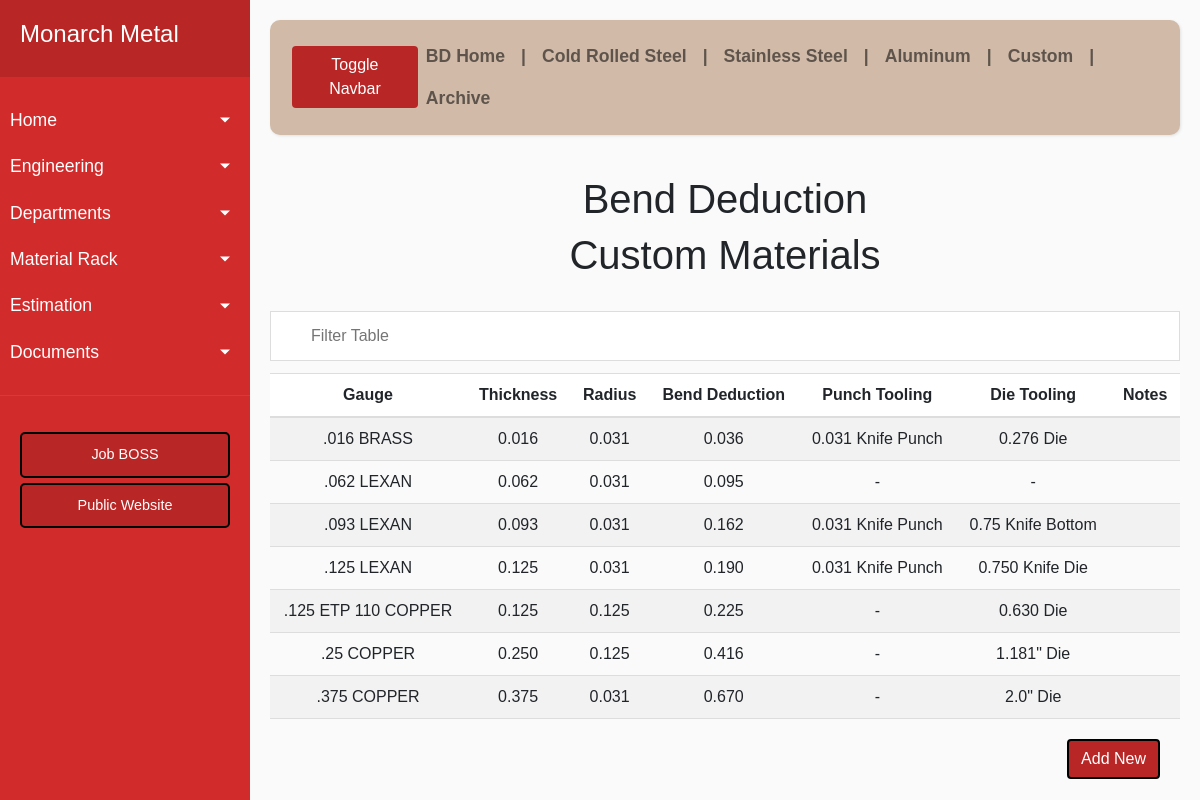
Page /bdcust on the earlier database version.
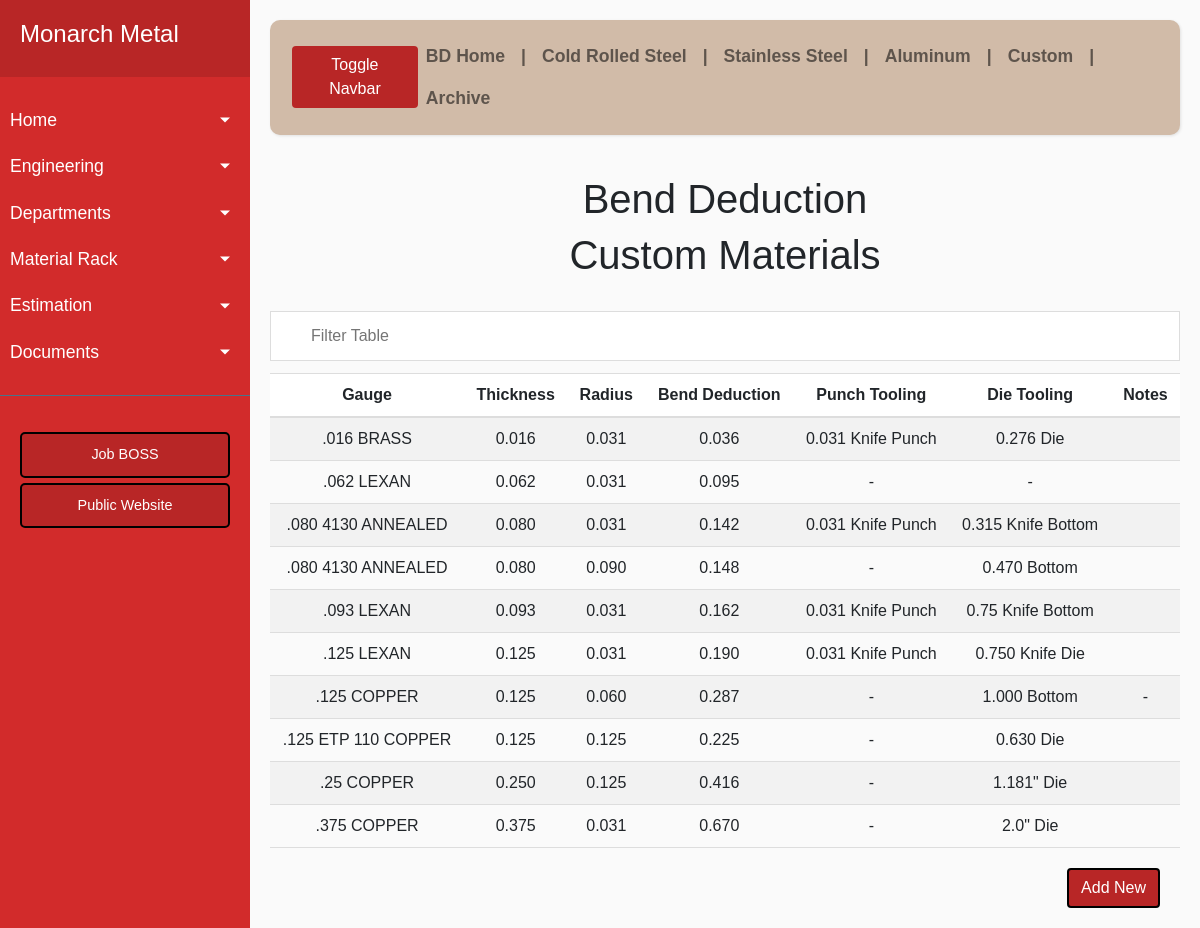
Same page on the later database version.
### app/models.py (models this page shows, shortened)
class Bendd(Base):
    __tablename__ = 'bendd'
    id = Column(Integer, primary_key=True)
    matl = Column(String(10))
    desc = Column(String(25))
    gauge = Column(String(10))
    thick = Column(String(50))
    rad = Column(String(50))
    bd = Column(String(50))
    pt = Column(String(120))
    dt = Column(String(120))
    notes = Column(String(120))

### app/routes.py (the view)
@app.route('/bdcust')
def bdcust():
    bds = Bendd.query.order_by('thick', 'rad').all()
    return render_template('bdcust.html', bds=bds)

### app/routes.py (called while the page is built)
@app.teardown_appcontext
def shutdown_session(exception=None):
    db_session.remove()

### app/templates/bdcust.html (shortened to what this page needs)
{% extends 'bdbase.html' %}
{% block content %}
    <h1 align='center'>Bend Deduction</h1>
    <h1 align='center'>Custom Materials</h1>
    <br>
    <body>
        <input type="text" id="myInput" onkeyup="filterTable()" placeholder="Filter Table">
            <table id="myTable">
                <tr class="header">
                    <th scope="col">Gauge</th>
                    <th scope="col">Thickness</th>
                    <th scope="col">Radius</th>
                    <th scope="col">Bend Deduction</th>
                    <th scope="col">Punch Tooling</th>
                    <th scope="col">Die Tooling</th>
                    <th scope="col">Notes</th>
                </tr>
            {% for bd in bds %}
                {% if bd.desc == 'CUST' %}
                    <tr id={{ bd.id }}>
                        <td align='center'><a href="/edit_bd/{{ bd.id }}"> {{ bd.gauge }} </a></td>
                        <td align='center'> {{ bd.thick }} </td>
                        <td align='center'> {{ bd.rad }} </td>
                        <td align='center'> {{ bd.bd }} </td>
                        <td align='center'> {{ bd.pt }} </td>
                        <td align='center'> {{ bd.dt }} </td>
                        <td align='center'> {{ bd.notes }} </td>
                    </tr>
                {% endif %}
            {% endfor %}
            </table>
            <a href="backend_bd">
                <button class="btn btn-block btn-primary todoBtn">Add New</button>
            </a>
    </body>
{% endblock %}

### app/templates/bdbase.html (shortened to what this page needs)
{% include 'navbase.html' %}
    <div id="content">
        <nav class="navbar navbar-expand-lg navbar-light" id="navdrop">
            <div class="container-fluid">
                <button type="button" id="sidebarCollapse" class="btn">
                    <span>Toggle Navbar</span>
                </button>
                <div class="collapse navbar-collapse" id="navbarSupportedContent">
                    <ul class="nav navbar-nav navcent">
                        <li class="nav-item">
                            <a class="nav-link" href="{{ url_for('bdhome') }}">BD Home</a>
                        </li>
                        <li class="nav item nav-link">|</li>
                        <li class="nav-item">
                            <a class="nav-link" href="{{ url_for('bdcrs') }}">Cold Rolled Steel</a>
                        </li>
                        <li class="nav item nav-link">|</li>
                        <li class="nav-item">
                            <a class="nav-link" href="{{ url_for('bdsss') }}">Stainless Steel</a>
                        </li>
                        <li class="nav item nav-link">|</li>
                        <li class="nav-item">
                            <a class="nav-link" href="{{ url_for('bdals') }}">Aluminum</a>
                        </li>
                        <li class="nav item nav-link">|</li>
                        <li class="nav-item">
                            <a class="nav-link" href="{{ url_for('bdcust') }}">Custom</a>
                        </li>
                        <li class="nav item nav-link">|</li>
                        <li class="nav-item">
                            <a class="nav-link" href="{{ url_for('bdarchive') }}">Archive</a>
                        </li>
                    </ul>
                </div>
            </div>
        </nav>
        <div>
            <div class="justify-content-center">
                {% block content %}  {% endblock %}
            </div>
        </div>
    </div>

### app/templates/navbase.html (shortened to what this page needs)
<html lang="en">
    <head>
        <link href="https://cdn.jsdelivr.net/npm/bootstrap@5.1.3/dist/css/bootstrap.min.css" rel="stylesheet"
>
        <link rel="stylesheet" href="{{ url_for('static', filename='style.css') }}">
    </head>
<div class="wrapper">
        <nav id="sidebar">
            <div class="sidebar-header">
                <h3><a href="{{ url_for('index') }}">Monarch Metal</a></h3>
            </div>
            <ul class="list-unstyled components">
                <li>
                    <a href="#homeSubmenu" data-toggle="collapse" aria-expanded="false" class="dropdown-toggle">Home</a>
                </li>
                <li>
                    <a href="#engSubmenu" data-toggle="collapse" aria-expanded="false" class="dropdown-toggle">Engineering</a>
                </li>
                <li>
                    <a href="#deptSubmenu" data-toggle="collapse" aria-expanded="false" class="dropdown-toggle">Departments</a>
                </li>
                <li>
                    <a href="#rackSubmenu" data-toggle="collapse" aria-expanded="false" class="dropdown-toggle">Material Rack</a>
                </li>
                <li>
                    <a href="#estSubmenu" data-toggle="collapse" aria-expanded="false" class="dropdown-toggle">Estimation</a>
                </li>
                <li>
                    <a href="#docSubmenu" data-toggle="collapse" aria-expanded="false" class="dropdown-toggle">Documents</a>
                </li>
            </ul>
            <ul class="list-unstyled CTAs">
                <li>
                    <a href="http://e2webserver/E2Shop" target="_blank" class="download">Job BOSS</a>
                </li>
                <li>
                    <a href="https://www.monarchmetalmfg.com/" target="_blank" class="download">Public Website</a>
                </li>
            </ul>
        </nav>
    <body>
    <link rel="stylesheet" href="https://cdnjs.cloudflare.com/ajax/libs/jquery-datetimepicker/2.5.20/jquery.datetimepicker.min.css" />
    </body>
</html>

### app/static/style.css (style rules this page uses)
* { font-family: 'Poppins', sans-serif; }
#myInput { background-image: url('https://www.w3schools.com/css/searchicon.png'); background-position: 10px 12px; background-repeat: no-repeat; width: 100%; font-size: 16px; padding: 12px 20px 12px 40px; border: 1px solid #ddd; margin-bottom: 12px; }
#myTable { border-collapse: collapse; width: 100%; font-size: 16px; }
#myTable th, #myTable td { text-align: center; padding: 12px; }
#myTable th { background: #ffffff; border-top: 1px solid #ddd; border-bottom: 2px solid #ddd; }
#myTable tr { border-bottom: 1px solid #ddd; }
#myTable tr:nth-child(even) { background-color: #f2f2f2; }
#myTable tr.header, #myTable tr:hover { background-color: #ddd; }
th { text-align: center; }
body { font-family: 'Poppins', sans-serif; background: #fafafa; }
a, a:hover, a:focus { color: inherit; text-decoration: none; transition: all 0.3s; }
.navbar { padding: 15px 10px; background: #fff; border: none; border-radius: 0; margin-bottom: 40px; box-shadow: 1px 1px 3px rgba(0, 0, 0, 0.1); }
.wrapper { display: flex; width: 100%; align-items: stretch; }
#sidebar { min-width: 250px; max-width: 250px; background: #D22B2B; color: #fff; transition: all 0.3s; }
#sidebar .sidebar-header { padding: 20px; background: #B82626; }
#sidebar ul.components { padding: 20px 0; border-bottom: 1px solid #47748b; }
#sidebar ul li a { padding: 10px; font-size: 1.1em; display: block; }
a[data-toggle="collapse"] { position: relative; }
.dropdown-toggle::after { display: block; position: absolute; top: 50%; right: 20px; transform: translateY(-50%); }
ul.CTAs { padding: 20px; }
ul.CTAs a { text-align: center; font-size: 0.9em !important; display: block; border-radius: 5px; margin-bottom: 5px; }
a.download { background: #B82626; color: #fff; border-style: solid; border-color: #000000; border-width: 2px; font-family: 'Poppins', sans-serif; font-size: 1.1em; font-weight: 300; }
#navdrop { background-color: #D1BBA8; border-radius: 10px; font-weight: bold; }
#sidebarCollapse { background: #B82626; color: #fff; }
.navcent { font-size: 1.1em; margin-left: auto; margin-right: auto; }
#content { width: 100%; padding: 20px; min-height: 100vh; transition: all 0.3s; }
h3 { font-size: 1.5em; }
.formBtn, .todoBtn { background-color: #B82626; border: 2px solid black; }
.todoBtn { float: right; margin-right: 20px; margin-top: 20px; }

Differences in the rows shown:
added Bendd: gauge ".080 4130 ANNEALED", thick "0.080", rad "0.031", bd "0.142", pt "0.031 Knife Punch", dt "0.315 Knife Bottom"
added Bendd: gauge ".080 4130 ANNEALED", thick "0.080", rad "0.090", bd "0.148", pt "-", dt "0.470 Bottom"
added Bendd: gauge ".125 COPPER", thick "0.125", rad "0.060", bd "0.287", pt "-", dt "1.000 Bottom", notes "-"
changed Bendd ".125 ETP 110 COPPER": id 149 → 156 (drawn)
changed Bendd ".25 COPPER": id 202 → 211 (drawn)
changed Bendd ".375 COPPER": id 150 → 157 (drawn)
